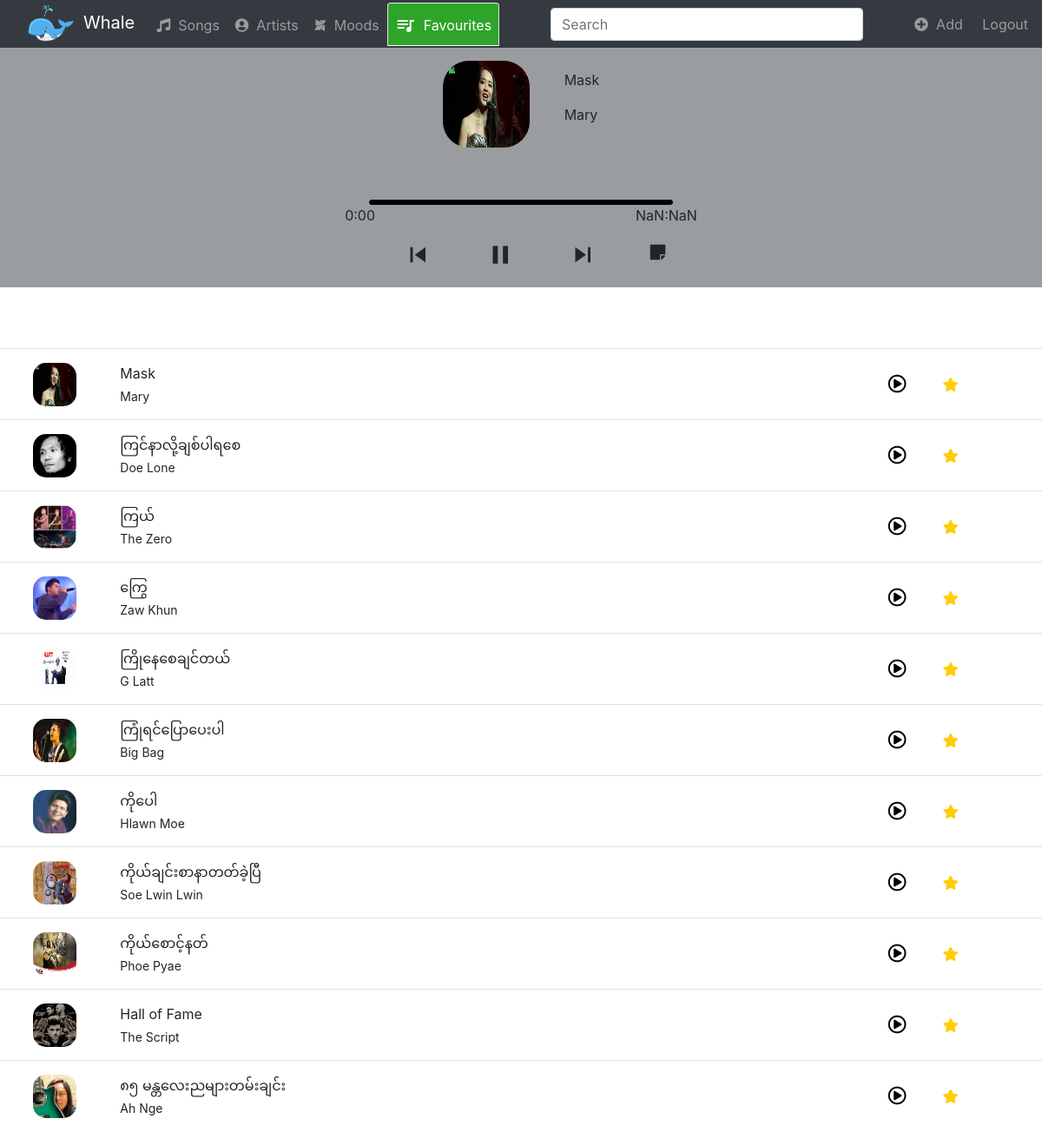
/favourite/9/ (signed in), run on the app's committed database.
### music/models.py (models this page shows, shortened)
class Song(models.Model):
    title = models.CharField(max_length=250)
    audio = models.FileField()
    logo = models.FileField()
    artist = models.ForeignKey(Artist, on_delete=models.CASCADE)
    mood = models.ForeignKey(Mood, on_delete=models.CASCADE)
    favourited = models.ManyToManyField(User)

class Artist(models.Model):
    name = models.CharField(max_length=250)
    logo = models.FileField()
    def __str__(self):
        return self.name

### music/views.py (the view)
# urls.py: path('favourite/<int:song_id>/', views.favourite_songs_song, name='favourite-songs-song'),
def favourite_songs_song(request, song_id):
  return render(request, 'music/favourite_songs_song.html', {'song': Song.objects.get(pk=song_id)})

### music/templates/music/favourite_songs_song.html (shortened to what this page needs)
{% extends 'music/base.html' %}
{%block navtab %}
    <li class="nav-item songs">
        <a class="nav-link" href="{% url 'songs' %}"><i class="fas fa-music"></i>&nbsp; Songs</a></i></span>
    </li>
    <li class="nav-item artists">
        <a class="nav-link" href="{% url 'artists' %}"><i class="fas fa-user-circle"></i>&nbsp; Artists</a>
    </li>
    <li class="nav-item moods">
        <a class="nav-link" href="{% url 'moods' %}"><i class="fab fa-modx"></i>&nbsp; Moods</a>
    </li>
    <li class="nav-item favourites">
            <a class="active nav-link  align-items-center" href="{% url 'favourite' %}">
            <i id="upper-icon" class="material-icons">queue_music</i>&nbsp; Favourites</a>
    </li>
{% endblock %}
{% block body %}
<div class="container-fluid song-play">
    <div class='row h-100 justify-content-center'>
        <div class="song-thumb col-xs-6 my-auto">
            <img class='song-logo' src="{{ song.logo.url }}" alt="">
        </div>
        <div class="song-thumb pad col-xs-6 my-auto">
            <p>{{ song.title }}</p>
            <p>{{ song.artist }}</p>
        </div>
    </div>
    <div class="row justify-content-center">
        <div class='progress-area'>
            <div class="progress-bar">
            </div>
        </div>
    </div>
    <div class="row song-timer justify-content-center">
        <div class="col-xs-6">
            <p class="current-time">0:00</p>
        </div>
        <div class="col-xs-6">
            <p class="max-duration">0:00</p>
        </div>
    </div>
    <div class='row h-100 justify-content-center'>
        <i onclick='previous()' id="prev" class="material-icons">skip_previous</i>
        <div class="col-xs-12 my-auto play-pause">
            <i class="material-icons play ">play_arrow</i>
        </div>
        <i onclick='next()' id="next" class="material-icons">skip_next</i>
        <i id='sticky-note' onclick='note()'class="fas fa-sticky-note"></i>
    </div>
</div>
<table class="table  table-hover ">
    <tbody>
        {% for song in user.song_set.all%}
                <tr>
                    <td class='align-middle text-center' style="width: 10%">
                        <img src="{{ song.logo.url }}" alt="logo" class="small-logo">
                    </td>
                    <td class='align-middle' style="width: 70%">
                        <p class="song">{{ song.title }}</p>
                        <p class="artist">{{ song.artist }}</p>
                    </td>
                    <td class='align-middle' style="width: 5%"">
                        <a  href="{% url 'favourite-songs-song'  song.id %}">
                            <i class="far fa-play-circle fa-lg"></i>
                        </a>
                    </td>
                    {% if song in user.song_set.all %}
                        <td class='align-middle' style="width: 10%">
                            <a href="{% url 'edit'  song.id  %}"><i class="favourited fas fa-star"></i></a>
                        </td>
                    {% else %}
                        <td class='align-middle' style="width: 10%">
                            <a href="{% url 'edit'  song.id %}"><i class="fas fa-star"></i></a>
                        </td>
                    {% endif %}
                </tr>
        {% endfor %}
    </tbody>
</table>
{% endblock %}

### music/static/music/style/style.css (style rules this page uses)
.table { margin-top: 70px; }
.song, .artist { margin-top: 0.25rem; margin-bottom: 0.25rem; font-size: 14px; }
.song { font-size:16px; }
.small-logo { width: 50px; height: 50px; border-radius: 15px; }
.song-play { margin-top: 50px; background-color:#9A9DA0; top: 50px; position: sticky; }
.song-logo { width: 100px; height: 100px; border-radius: 30px; margin: 20px; }
.navbar-dark .navbar-nav .nav-link.active, .navbar-dark .navbar-nav .nav-link.show, .navbar-dark .navbar-nav .show>.nav-link { background-color: rgb(46, 165, 42); }
.navbar-nav .nav-link { padding-top: 0; padding-bottom: 0; height: 50px; line-height: 50px; }
#upper-icon { font-size: 24px; vertical-align: -6px; }
tr { cursor: pointer; }
.fa-play-circle { color:black; }
.song-thumb { margin-right: 20px; }
.play { cursor: pointer; margin: 0px 30px 20px 30px; }
#next { cursor: pointer; margin: 0px 30px 20px 30px; font-size: 35px; }
.play-pause i { font-size: 35px; }
#prev { cursor: pointer; margin: 0px 30px 20px 30px; font-size: 35px; }
#sticky-note { cursor: pointer; margin: 5px 0px 20px 30px; font-size: 20px; }
.max-duration { margin-left: 300px; }
.progress-area { height: 6px; width: 350px; border-radius: 50px; background: #f0f0f0; cursor: pointer; margin-top: 40px; }
.progress-area .progress-bar { height: inherit; position: relative; border-radius: inherit; background-color: black; }
.fa-star { color:black; }
.favourited { color:#FFCD00; }

### data on the page
Song: logo (picture), title "Mask", artist "Mary"
Song: logo (picture), title "ကြင်နာလို့ချစ်ပါရစေ", artist "Doe Lone"
Song: logo (picture), title "ကြယ်", artist "The Zero"
Song: logo (picture), title "ကြွေ", artist "Zaw Khun"
Song: logo (picture), title "ကြိုနေစေချင်တယ်", artist "G Latt"
Song: logo (picture), title "ကြုံရင်ပြောပေးပါ", artist "Big Bag"
Song: logo (picture), title "ကိုပေါ", artist "Hlawn Moe"
Song: logo (picture), title "ကိုယ်ချင်းစာနာတတ်ခဲ့ပြီ", artist "Soe Lwin Lwin"
Song: logo (picture), title "ကိုယ်စောင့်နတ်", artist "Phoe Pyae"
Song: logo (picture), title "Hall of Fame", artist "The Script"
Song: logo (picture), title "၈၅ မန္တလေးညများတမ်းချင်း", artist "Ah Nge"
